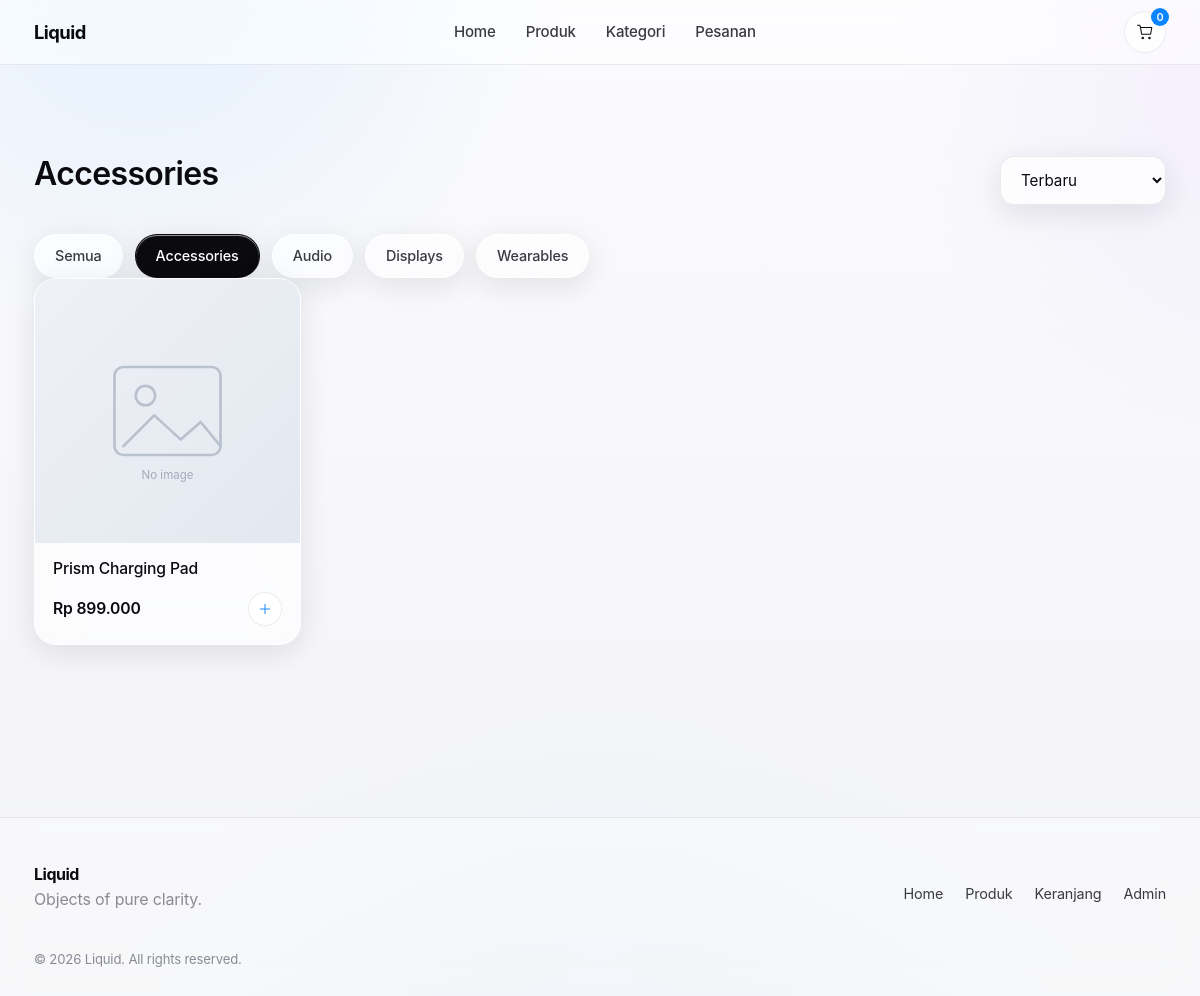
The app's page /category.php?slug=accessories with its own data.
### tables this page shows
CREATE TABLE IF NOT EXISTS `categories` (
  `id`         INT UNSIGNED NOT NULL AUTO_INCREMENT,
  `name`       VARCHAR(120) NOT NULL,
  `slug`       VARCHAR(140) NOT NULL,
  `icon`       VARCHAR(190) DEFAULT NULL,
  `created_at` DATETIME     NOT NULL DEFAULT CURRENT_TIMESTAMP,
  PRIMARY KEY (`id`),
  UNIQUE KEY `uq_categories_slug` (`slug`),
  KEY `idx_categories_name` (`name`)
);

CREATE TABLE IF NOT EXISTS `products` (
  `id`          BIGINT UNSIGNED NOT NULL AUTO_INCREMENT,
  `category_id` INT UNSIGNED    DEFAULT NULL,
  `name`        VARCHAR(190)    NOT NULL,
  `slug`        VARCHAR(210)    NOT NULL,
  `description` TEXT            DEFAULT NULL,
  `price`       DECIMAL(14,2)   NOT NULL DEFAULT 0.00,
  `stock`       INT             NOT NULL DEFAULT 0,
  `sold`        BIGINT UNSIGNED NOT NULL DEFAULT 0,
  `is_active`   TINYINT(1)      NOT NULL DEFAULT 1,
  `created_at`  DATETIME        NOT NULL DEFAULT CURRENT_TIMESTAMP,
  PRIMARY KEY (`id`),
  UNIQUE KEY `uq_products_slug` (`slug`),
  KEY `idx_products_category` (`category_id`),
  KEY `idx_products_active_created` (`is_active`, `created_at`),
  KEY `idx_products_active_sold` (`is_active`, `sold`),
  KEY `idx_products_price` (`price`),
  CONSTRAINT `fk_products_category` FOREIGN KEY (`category_id`)
    REFERENCES `categories` (`id`) ON DELETE SET NULL ON UPDATE CASCADE
);

### config.php (called while the page is built, shortened)
<?php
function db(): PDO
{
    static $pdo = null;
    if ($pdo instanceof PDO) {
        return $pdo;
    }
    $dsn = sprintf('mysql:host=%s;dbname=%s;charset=%s', DB_HOST, DB_NAME, DB_CHARSET);
    $options = [
        PDO::ATTR_ERRMODE            => PDO::ERRMODE_EXCEPTION,
        PDO::ATTR_DEFAULT_FETCH_MODE => PDO::FETCH_ASSOC,
        PDO::ATTR_EMULATE_PREPARES   => false,
        PDO::ATTR_PERSISTENT         => false,
    ];
    try {
        $pdo = new PDO($dsn, DB_USER, DB_PASS, $options);
    } catch (PDOException $e) {
        http_response_code(500);
        exit('Database connection failed.');
    }
    return $pdo;
}
require_once __DIR__ . '/includes/functions.php';

### includes/functions.php (called while the page is built, shortened)
<?php
function e(?string $s): string
{
    return htmlspecialchars((string)$s, ENT_QUOTES | ENT_SUBSTITUTE, 'UTF-8');
}
function url(string $path = ''): string
{
    return BASE_URL . '/' . ltrim($path, '/');
}
function money($amount): string
{
    return setting('currency', 'Rp') . ' ' . number_format((float)$amount, 0, ',', '.');
}
function cache_get(string $key, int $ttl)
{
    $file = CACHE_DIR . '/' . preg_replace('/[^a-z0-9_]/i', '_', $key) . '.cache';
    return null;
}
function cache_set(string $key, $value): void
{
    $file = CACHE_DIR . '/' . preg_replace('/[^a-z0-9_]/i', '_', $key) . '.cache';
}
function settings_all(): array
{
    $cached = cache_get('settings', 300);
    $rows = db()->query('SELECT `key`, `value` FROM settings')->fetchAll();
    $out = [];
    foreach ($rows as $r) {
        $out[$r['key']] = $r['value'];
    }
    return $out;
}
function setting(string $key, ?string $default = null): ?string
{
    $all = settings_all();
    return $all[$key] ?? $default;
}
function all_categories(): array
{
    $cached = cache_get('categories', 300);
    $rows = db()->query('SELECT id, name, slug, icon FROM categories ORDER BY name ASC')->fetchAll();
    return $rows;
}
function paginate(int $total, int $perPage, int $page): array
{
    $pages = max(1, (int)ceil($total / $perPage));
    $page  = min(max(1, $page), $pages);
    $offset = ($page - 1) * $perPage;
    return ['page' => $page, 'pages' => $pages, 'offset' => $offset, 'perPage' => $perPage, 'total' => $total];
}
function current_page_param(string $name = 'page'): int
{
    return max(1, (int)($_GET[$name] ?? 1));
}
function product_image_url(?string $path): string
{
    return url('assets/img/placeholder.svg');
}

### category.php (the view, shortened to what this page needs)
<?php
require_once __DIR__ . '/config.php';
$slug = isset($_GET['slug']) ? (string)$_GET['slug'] : '';
$sort = $_GET['sort'] ?? 'new';
$perPage = 12;
$page = current_page_param();
$category = null;
if ($slug !== '') {
    $cStmt = db()->prepare('SELECT id, name, slug FROM categories WHERE slug = ? LIMIT 1');
    $cStmt->execute([$slug]);
    $category = $cStmt->fetch();
}
$where = 'p.is_active = 1';
$params = [];
if ($category) {
    $where .= ' AND p.category_id = ?';
    $params[] = (int)$category['id'];
}
$orderMap = [
    'new'       => 'p.created_at DESC',
    'price_asc' => 'p.price ASC',
    'price_desc'=> 'p.price DESC',
    'popular'   => 'p.sold DESC',
];
$orderBy = $orderMap[$sort] ?? $orderMap['new'];
$countStmt = db()->prepare("SELECT COUNT(*) FROM products p WHERE $where");
$countStmt->execute($params);
$total = (int)$countStmt->fetchColumn();
$pg = paginate($total, $perPage, $page);
$sql = "SELECT p.id, p.name, p.slug, p.price,
    (SELECT path FROM product_images WHERE product_id = p.id ORDER BY is_primary DESC, sort_order ASC LIMIT 1) AS image
    FROM products p WHERE $where ORDER BY $orderBy LIMIT $perPage OFFSET {$pg['offset']}";
$listStmt = db()->prepare($sql);
$listStmt->execute($params);
$products = $listStmt->fetchAll();
$categories = all_categories();
$pageTitle = $category ? $category['name'] : 'Semua Produk';
require __DIR__ . '/includes/header.php';
function cat_link(array $q): string {
    return url('category.php') . '?' . http_build_query(array_filter($q, fn($v) => $v !== '' && $v !== null));
}
?>
<section class="section reveal">
    <div class="section-head">
        <h2><?= e($pageTitle) ?></h2>
        <form class="sort" method="get">
            <select name="sort" class="glass" onchange="this.form.submit()">
                <option value="new"        <?= $sort==='new'?'selected':'' ?>>Terbaru</option>
            </select>
        </form>
    </div>
    <div class="chips">
        <a class="chip glass<?= $slug===''?' active':'' ?>" href="<?= cat_link(['sort'=>$sort]) ?>">Semua</a>
        <?php foreach ($categories as $c): ?>
            <a class="chip glass<?= $slug===$c['slug']?' active':'' ?>" href="<?= cat_link(['slug'=>$c['slug'],'sort'=>$sort]) ?>"><?= e($c['name']) ?></a>
        <?php endforeach; ?>
    </div>
    <?php if (!$products): ?>
        <p class="muted">Belum ada produk di kategori ini.</p>
    <?php else: ?>
        <div class="grid">
            <?php foreach ($products as $p): ?>
                <?php include __DIR__ . '/includes/_product_card.php'; ?>
            <?php endforeach; ?>
        </div>
    <?php endif; ?>
</section>
<?php require __DIR__ . '/includes/footer.php'; ?>

### includes/_product_card.php (shortened to what this page needs)
<article class="card glass">
    <a class="card-media" href="<?= url('product.php?slug=' . urlencode($p['slug'])) ?>">
        <img src="<?= product_image_url($p['image']) ?>" alt="<?= e($p['name']) ?>" loading="lazy">
    </a>
    <div class="card-body">
        <a class="card-title" href="<?= url('product.php?slug=' . urlencode($p['slug'])) ?>"><?= e($p['name']) ?></a>
        <div class="card-foot">
            <span class="price"><?= money($p['price']) ?></span>
            <button class="btn-add" data-add-to-cart data-id="<?= (int)$p['id'] ?>" aria-label="Tambah ke keranjang">
                <svg viewBox="0 0 24 24" width="16" height="16" fill="none" stroke="currentColor" stroke-width="1.4" stroke-linecap="round"><path d="M12 5v14M5 12h14"/></svg>
            </button>
        </div>
    </div>
</article>

### assets/css/style.css (style rules this page uses)
:root { --bg:#f5f6f8; --surface:rgba(255,255,255,.62); --surface-solid:#ffffff; --stroke:rgba(255,255,255,.65); --hair:rgba(17,17,26,.08); --ink:#0b0b0f; --ink-2:#3a3a42; --muted:#8a8a95; --accent:#0a84ff; --accent-2:#bf9bff; --shadow-sm:0 1px 2px rgba(16,18,27,.04), 0 4px 16px rgba(16,18,27,.06); --shadow-md:0 8px 30px rgba(16,18,27,.10); --shadow-lg:0 20px 60px rgba(16,18,27,.14); --radius:22px; --radius-sm:14px; --radius-pill:999px; --blur:22px; --maxw:1180px; --sf:-apple-system,BlinkMacSystemFont,"SF Pro Display","SF Pro Text","Segoe UI",Inter,Roboto,Helvetica,Arial,sans-serif; }
* { box-sizing:border-box }
html { -webkit-text-size-adjust:100% }
body { margin:0;font-family:var(--sf);color:var(--ink); background:var(--bg); line-height:1.55;-webkit-font-smoothing:antialiased;text-rendering:optimizeLegibility; letter-spacing:-0.01em;overflow-x:hidden; }
img { max-width:100%;display:block }
a { color:inherit;text-decoration:none }
h1,h2,h3 { margin:0 0 .4em;font-weight:600;letter-spacing:-0.02em;line-height:1.15 }
h2 { font-size:clamp(1.4rem,3vw,2rem) }
.glass { background:var(--surface); -webkit-backdrop-filter:blur(var(--blur)) saturate(180%); backdrop-filter:blur(var(--blur)) saturate(180%); border:1px solid var(--stroke); box-shadow:var(--shadow-md), inset 0 1px 0 rgba(255,255,255,.55); border-radius:var(--radius); }
.section { padding:52px 0 }
.section-head { display:flex;align-items:center;justify-content:space-between;margin-bottom:28px }
.chips { display:flex;gap:12px;flex-wrap:wrap }
.chip { padding:10px 20px;border-radius:var(--radius-pill);font-size:.9rem;font-weight:500;color:var(--ink-2);transition:transform .2s, color .2s, box-shadow .2s }
.chip.active { background:var(--ink);color:#fff;border-color:transparent }
.grid { display:grid;grid-template-columns:repeat(4,1fr);gap:22px }
.card { overflow:hidden;transition:transform .25s ease, box-shadow .3s ease;display:flex;flex-direction:column }
.card-media { display:block;aspect-ratio:1/1;overflow:hidden;background:#eef0f4 }
.card-media img { width:100%;height:100%;object-fit:cover;transition:transform .5s ease }
.card-body { padding:16px 18px 18px;display:flex;flex-direction:column;gap:12px;flex:1 }
.card-title { font-weight:550;font-size:.98rem;line-height:1.3;color:var(--ink) }
.card-foot { display:flex;align-items:center;justify-content:space-between;margin-top:auto }
.price { font-weight:600;font-size:.98rem }
.btn-add { width:34px;height:34px;border-radius:var(--radius-pill);border:1px solid var(--hair); background:rgba(255,255,255,.8);color:var(--accent);cursor:pointer; display:flex;align-items:center;justify-content:center;transition:transform .2s, background .2s, color .2s; }
.field input,.field textarea,.field select,.lookup input,.search-inline input,.sort select { width:100%;padding:13px 16px;border-radius:var(--radius-sm); border:1px solid var(--hair);background:rgba(255,255,255,.7); font-family:inherit;font-size:.95rem;color:var(--ink);transition:border .2s, box-shadow .2s, background .2s; -webkit-backdrop-filter:blur(8px);backdrop-filter:blur(8px); }
.reveal { opacity:0;transform:translateY(24px);transition:opacity .7s cubic-bezier(.16,1,.3,1), transform .7s cubic-bezier(.16,1,.3,1) }
.reveal.in { opacity:1;transform:none }

### records on screen
categories: name "Accessories"
categories: name "Audio"
categories: name "Displays"
categories: name "Wearables"
products: name "Prism Charging Pad", price "Rp 899.000"

### other values on screen
setting('store_name', 'Liquid') "Liquid"
cart_count() "0"
setting('store_tagline', 'Objects of pure clarity.') "Objects of pure clarity."
